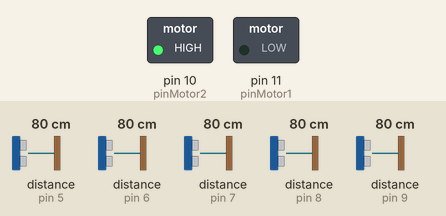
The sketch below on a simulated Arduino Uno, built with avr-gcc and run on an emulated ATmega328P. On the bench: switched loads named in the sketch (green lamp = pin HIGH). Wiring (inferred from the names in the program): 5 × ultrasonic range finder: trigger pin 2, echo pin 7 / trigger pin 3, echo pin 8 / trigger pin 4, echo pin 9 / trigger pin 12, echo pin 5 / trigger pin 13, echo pin 6. Dashed ring = blinking. Inputs (shaded band) come from the test bench; at power-on: distance to the obstacle (sensors on pin 5, pin 6, pin 7, pin 8, pin 9) 80 cm. The echo pulse lasts 58.3 µs per cm; pins used as bus, display or sensor lines are not drawn; what the sketch prints to the serial monitor is not drawn.

Above: at 1.2 s.
1.3 s: distance to the obstacle (sensor on pin 5) set to 76 cm
At 2.5 s:
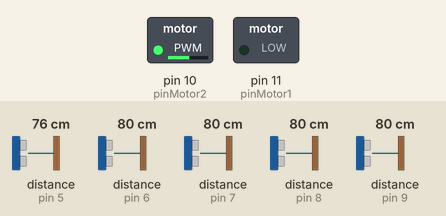
2.8 s: distance to the obstacle (sensor on pin 6) set to 75 cm
At 4.0 s:
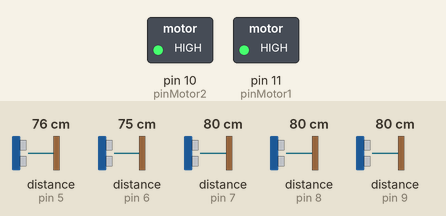
4.3 s: distance to the obstacle (sensor on pin 7) set to 77 cm
At 4.6 s:
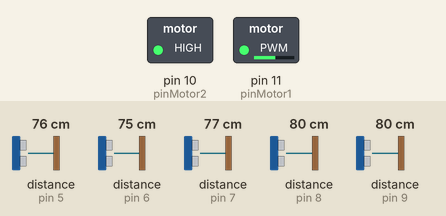
5.8 s: distance to the obstacle (sensor on pin 8) set to 9 cm
At 7.0 s:
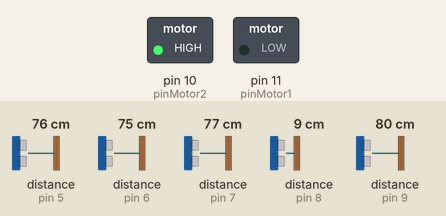
7.3 s: distance to the obstacle (sensor on pin 9) set to 2 cm
At 7.9 s:
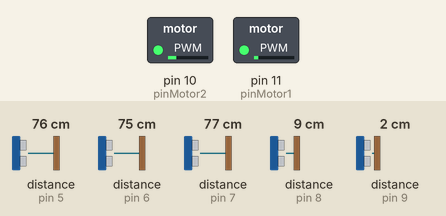
8.8 s: distance to the obstacle (sensor on pin 6) set to 120 cm
At 10.1 s:
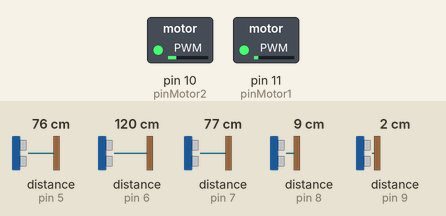
Timing chart, 0 to 12.8 s (numbered marks = the images above; inputs shaded):
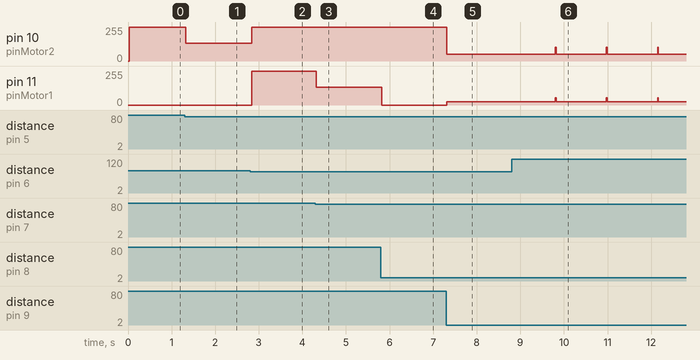

The sketch:

codigo_samuka_final.ino
```cpp
// **************************************
// * ROBOZONA                           *
// * 2015 Estrategia & Inovacao Arizona *
// * Robo com 5 sensores de ultrassom   *
// * 2 sensores de IR                   *
// * 2 motores CC                       *
// **************************************

//Pinos dos transistores dos motores CC
int trigPin[5] = {12, 13, 2, 3, 4};
int echoPin[5] = {5, 6, 7, 8, 9};
long distCM[5] = {400, 400, 400, 400, 400};
long menorDist;
int indiceMenorDist;
long maiorDist;
int indiceMaiorDist;

long velocMax; //parametro de velocidade maxima a ser aplicada aos motores

float pesoLaterais = 1; //peso a ser dado para a proximidade das laterais do robo no calculo
float pesoDiagonais = 2; //peso a ser dado para a proximidade das laterais do robo no calculo

long pwmMotor1; //velocidade do motor 1, de 0 a 255
long pwmMotor2; //velocidade do motor 2, de 0 a 255

float gravidadeDireita;
float gravidadeEsquerda;

int pinMotor1 = 11;
int pinMotor2 = 10;
int pinIR1 = 0;
int valorIR1;
int pinIR2 = 1;
int valorIR2;

boolean turnLeft;

long dist;
long novaDist;

void setup() {
  Serial.begin (9600);

  //Ajusta os pinos de entrada e saida
  for (int i=0; i < 5; i++){
    pinMode(trigPin[i], OUTPUT);
    pinMode(echoPin[i], INPUT);
  }

  pinMode(pinMotor1, OUTPUT);
  pinMode(pinMotor2, OUTPUT);
}


void loop() {

  //Faz a leitura das distancias dos 5 sensores de ultrassom

  indiceMenorDist = 2;
  menorDist = 500;
  indiceMaiorDist = 2;
  maiorDist = 0;

  for (int i=0; i < 5; i++){
    distCM[i] = distanciaUltraSom(i);

    if (distCM[i] < menorDist)
    {
      menorDist = distCM[i];
      indiceMenorDist = i;
    }

    if (distCM[i] > maiorDist)
    {
      maiorDist = distCM[i];
      indiceMaiorDist = i;
    }

    Serial.println(distCM[i]);
  }

  //Serial.println("AAA");


  // Caso 1
  // Se qualquer distancia for menor do que 20, diminui a velocidade maxima proporcionalmente. Em 20 = 255, em 0 = 0
  if (menorDist < 5)
    {
      velocMax = 255 * menorDist / 5;
    }
  else if (menorDist < 8)
  	{
      velocMax = 255 * menorDist / 8;
    }
  else
    {
      velocMax = 255;
    }
    //Serial.println(velocMax);

  if (distCM[2] < 22)
  {
    velocMax = 255 * distCM[2] / 22L;
  }
  else if (distCM[2] < 45)
  {
    velocMax = 255 * distCM[2] / 45L;
  }


  // Caso 2
  if (menorDist == 200)
    {
    pwmMotor1 = velocMax;
    pwmMotor2 = velocMax;
    }
  else // Decidir estrategia de procurar espaco livre ou evitar obstaculos
  {
    if (menorDist > 50) // Estrategia de busca do espaco livre
    {
      if (indiceMaiorDist == 2) // Maior espaco esta em frente, segue reto
      {
       pwmMotor1 = velocMax;
       pwmMotor2 = velocMax;
      }

      if (indiceMaiorDist ==0) // Maior espaco esta a direita, curva rapida cortando o motor direito
      {
        pwmMotor1 = 0;
        pwmMotor2 = velocMax;
      }

      if (indiceMaiorDist ==1) // Maior espaco esta na diagonal direita, curva leve cortando o motor direito pela metade
      {
        pwmMotor1 = 0;
        pwmMotor2 = velocMax / 1.9L;
      }

      if (indiceMaiorDist == 3) // Maior espaco esta na diagonal esquerda, curva leve cortando o motor esquerdo pela metade
      {
        pwmMotor1 = velocMax / 1.9L;
        pwmMotor2 = velocMax;
      }

      if (indiceMaiorDist ==4) // Maior espaco esta a esquerda, curva rapida cortando o motor esquerdo
      {
        pwmMotor1 = velocMax;
        pwmMotor2 = 0;
      }


    }
    else // Estrategia de evitar obstaculos, pois a menor distancia esta abaixo de 50 cm
    {
      if (indiceMenorDist == 2 && (indiceMaiorDist == 0 || indiceMaiorDist == 1)) // Menor distancia em frente, vira para a direita
      {
        pwmMotor1 = 0;
        pwmMotor2 = velocMax;
      }

      if (indiceMenorDist == 2 && (indiceMaiorDist == 3 || indiceMaiorDist == 4)) // Menor distancia em frente, vira para a esquerda
      {
        pwmMotor1 = velocMax;
        pwmMotor2 = 0;
      }

     if (indiceMenorDist == 0) // Aproximando da lateral, vira suavemente para a esquerda
     {
        pwmMotor1 = velocMax;
        pwmMotor2 = velocMax / 1.9L;
     }

          if (indiceMenorDist == 1) // Aproximando da diagonal, vira rapidamente para a esquerda
     {
        pwmMotor1 = velocMax;
        pwmMotor2 = 0;
     }

          if (indiceMenorDist == 3) // Aproximando da diagonal, vira suavemente para a direita
     {
        pwmMotor1 = 0;
        pwmMotor2 = velocMax;
     }

          if (indiceMenorDist == 4) // Aproximando da lateral, vira suavemente para a direita
     {
        pwmMotor1 = velocMax / 1.9L;
        pwmMotor2 = velocMax;
     }

    }
  }


 // Serial.println(menorDist);


  if (pwmMotor1 < 0)
  {
    pwmMotor1 = 0;
  }

  if (pwmMotor2 < 0)
  {
    pwmMotor2 = 0;
  }


  analogWrite(pinMotor1, pwmMotor1);
  analogWrite(pinMotor2, pwmMotor2);

}


int distanciaUltraSom(int pino)
{
  long duration, distance;
  digitalWrite(trigPin[pino], LOW);
  delayMicroseconds(2);
  digitalWrite(trigPin[pino], HIGH);
  delayMicroseconds(10);
  digitalWrite(trigPin[pino], LOW);
  duration = pulseIn(echoPin[pino], HIGH, 38000);
  distance = (duration) / 58;
    if (distance == 0) {
       //distance = 431; atençao: troquei para 200 (2 metros, para melhorar os algoritmos)
       distance = 200;
     }

     if (distance > 200) {
       distance = 200;
     }
  return distance;
}
```

Measured:
- the behaviour switches between 80 and 79 cm on distance to the obstacle (sensor on pin 5) (found by bisection; images 0 and 1)
- the behaviour switches between 80 and 79 cm on distance to the obstacle (sensor on pin 6) (found by bisection; images 1 and 2)
- the behaviour switches between 80 and 79 cm on distance to the obstacle (sensor on pin 7) (found by bisection; images 2 and 3)
- after the input at 1.3 s, pin 10 (pinMotor2): 255/255 → 134/255 at once
- after the input at 2.8 s, pin 10 (pinMotor2): 134/255 → 255/255 at once; pin 11 (pinMotor1): 0/255 → 255/255 at once
- after the input at 4.3 s, pin 11 (pinMotor1): 255/255 → 134/255 at once
- after the input at 5.8 s, pin 11 (pinMotor1): 134/255 → 0/255 at once
- after the input at 7.3 s, pin 10 (pinMotor2): 255/255 → 51/255 at once; pin 11 (pinMotor1): 0/255 → 26/255 at once
- after the input at 8.8 s, pin 10 (pinMotor2): alternates 102/255 for 0.02 s and 51/255 for 1.2 s, starting after 1.0 s; pin 11 (pinMotor1): alternates 53/255 for 0.02 s and 26/255 for 1.2 s, starting after 1.0 s
